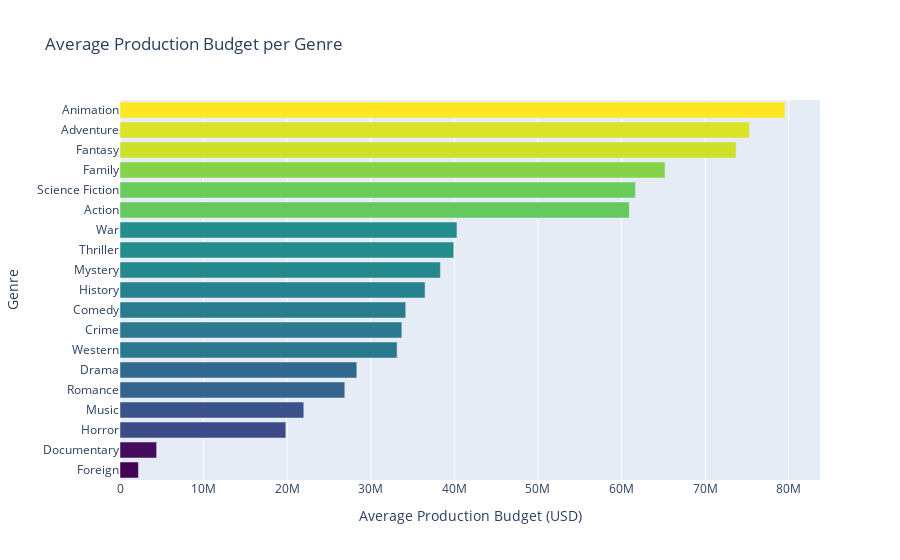

Notebook cell for this chart:
### Markdown cell above
## 5.1 Average Production Budget per Genre

### Code cell
# Calculating average production budget per genre
avg_budget_genre = df.explode('genres_list').groupby('genres_list')['rt_production_budget'].mean().sort_values(ascending=False)

# Matplot

# Creating the bar plot
# plt.figure(figsize=(12,8))
# sns.barplot(x=avg_budget_genre.values, y=avg_budget_genre.index, palette='viridis')
# plt.xlabel('Average Production Budget (USD)')
# plt.ylabel('Genre')
# plt.title('Average Production Budget per Genre')
# plt.show()

# Plotting
fig = px.bar(
    x=avg_budget_genre.values,
    y=avg_budget_genre.index,
    orientation='h',
    labels={'x': 'Average Production Budget (USD)', 'y': 'Genre'},
    title='Average Production Budget per Genre',
    color=avg_budget_genre.values,
    color_continuous_scale='Viridis'
)

# Updating layout for better readability
fig.update_layout(
    yaxis=dict(categoryorder='total ascending'),
    coloraxis_showscale=False
)

# Display the plot
fig.show()

### Figure 1 — Plotly figure (JSON) as saved in the notebook; plotly's stock layout.template omitted (floating-point values rounded to 4 significant figures)
{"data": [{"alignmentgroup": "True", "hovertemplate": "Average Production Budget (USD)=%{x}<br>Genre=%{y}<br>color=%{marker.color}<extra></extra>", "legendgroup": "", "marker": {"color": [79560000.0, 75300000.0, 73700000.0, 65200000.0, 61670000.0, 60930000.0, 40310000.0, 39930000.0, 38330000.0, 36500000.0, 34180000.0, 33720000.0, 33150000.0, 28330000.0, 26890000.0, 21990000.0, 19840000.0, 4384000.0, 2204000.0], "coloraxis": "coloraxis", "pattern": {"shape": ""}}, "name": "", "offsetgroup": "", "orientation": "h", "showlegend": false, "textposition": "auto", "type": "bar", "x": [79560000.0, 75300000.0, 73700000.0, 65200000.0, 61670000.0, 60930000.0, 40310000.0, 39930000.0, 38330000.0, 36500000.0, 34180000.0, 33720000.0, 33150000.0, 28330000.0, 26890000.0, 21990000.0, 19840000.0, 4384000.0, 2204000.0], "xaxis": "x", "y": ["Animation", "Adventure", "Fantasy", "Family", "Science Fiction", "Action", "War", "Thriller", "Mystery", "History", "Comedy", "Crime", "Western", "Drama", "Romance", "Music", "Horror", "Documentary", "Foreign"], "yaxis": "y"}], "layout": {"barmode": "relative", "coloraxis": {"colorbar": {"title": {"text": "color"}}, "colorscale": [[0, "#440154"], [0.1111, "#482878"], [0.2222, "#3e4989"], [0.3333, "#31688e"], [0.4444, "#26828e"], [0.5556, "#1f9e89"], [0.6667, "#35b779"], [0.7778, "#6ece58"], [0.8889, "#b5de2b"], [1, "#fde725"]], "showscale": false}, "legend": {"tracegroupgap": 0}, "title": {"text": "Average Production Budget per Genre"}, "xaxis": {"anchor": "y", "domain": [0, 1], "title": {"text": "Average Production Budget (USD)"}}, "yaxis": {"anchor": "x", "categoryorder": "total ascending", "domain": [0, 1], "title": {"text": "Genre"}}}}
